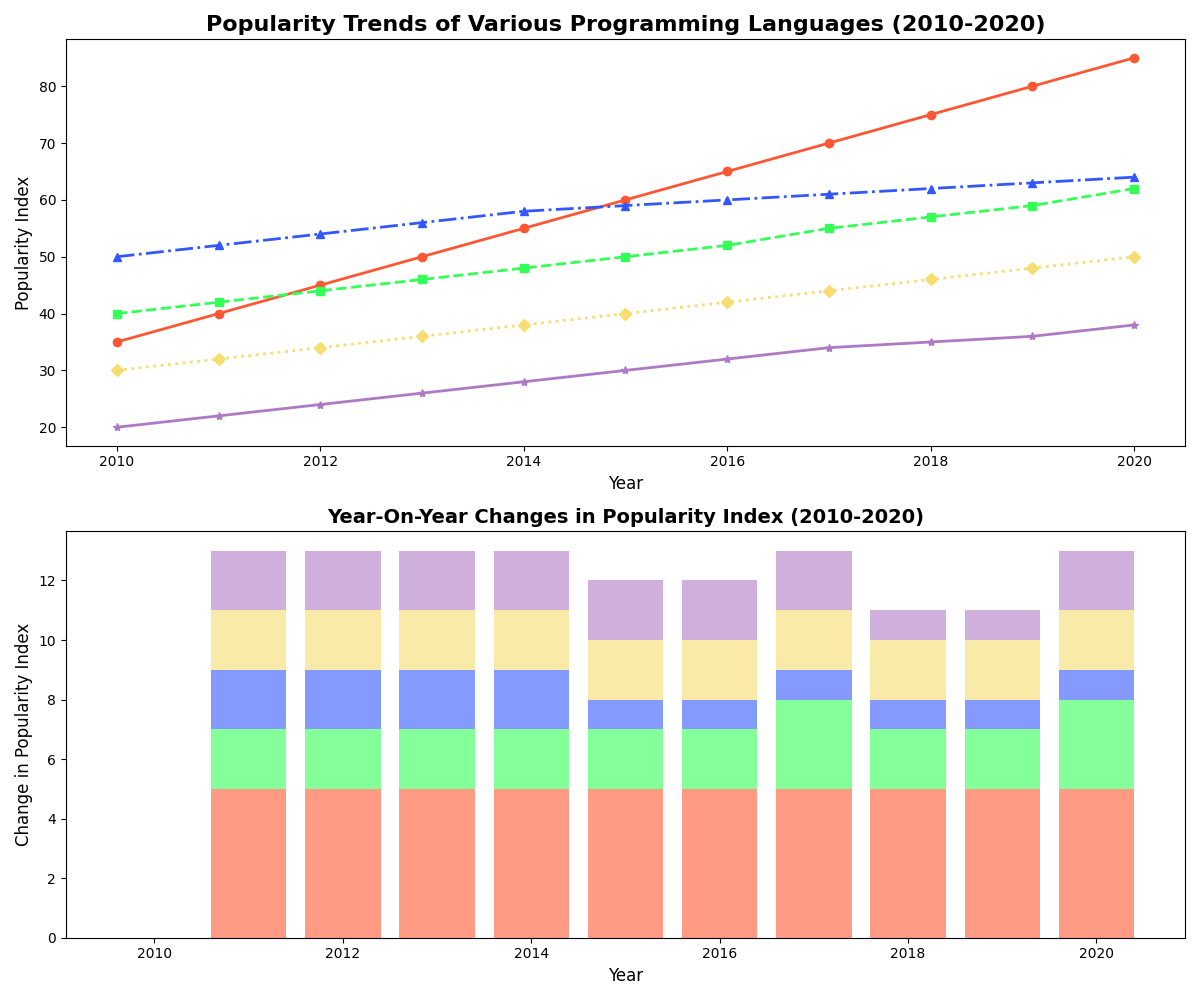

Write the Python code that produced this figure.
import matplotlib.pyplot as plt
import numpy as np

years = np.arange(2010, 2021)

python_popularity = np.array([35, 40, 45, 50, 55, 60, 65, 70, 75, 80, 85])
javascript_popularity = np.array([40, 42, 44, 46, 48, 50, 52, 55, 57, 59, 62])
java_popularity = np.array([50, 52, 54, 56, 58, 59, 60, 61, 62, 63, 64])
csharp_popularity = np.array([30, 32, 34, 36, 38, 40, 42, 44, 46, 48, 50])
ruby_popularity = np.array([20, 22, 24, 26, 28, 30, 32, 34, 35, 36, 38])

fig, axes = plt.subplots(2, 1, figsize=(12, 10))

axes[0].plot(years, python_popularity, color='#FF5733', marker='o', linestyle='-', linewidth=2)
axes[0].plot(years, javascript_popularity, color='#33FF57', marker='s', linestyle='--', linewidth=2)
axes[0].plot(years, java_popularity, color='#3357FF', marker='^', linestyle='-.', linewidth=2)
axes[0].plot(years, csharp_popularity, color='#F7DC6F', marker='D', linestyle=':', linewidth=2)
axes[0].plot(years, ruby_popularity, color='#AF7AC5', marker='*', linestyle='-', linewidth=2)

axes[0].set_title('Popularity Trends of Various Programming Languages (2010-2020)', fontsize=16, fontweight='bold')
axes[0].set_xlabel('Year', fontsize=12)
axes[0].set_ylabel('Popularity Index', fontsize=12)

python_diff = np.diff(python_popularity, prepend=python_popularity[0])
javascript_diff = np.diff(javascript_popularity, prepend=javascript_popularity[0])
java_diff = np.diff(java_popularity, prepend=java_popularity[0])
csharp_diff = np.diff(csharp_popularity, prepend=csharp_popularity[0])
ruby_diff = np.diff(ruby_popularity, prepend=ruby_popularity[0])

axes[1].bar(years, python_diff, color='#FF5733', alpha=0.6)
axes[1].bar(years, javascript_diff, color='#33FF57', alpha=0.6, bottom=python_diff)
axes[1].bar(years, java_diff, color='#3357FF', alpha=0.6, bottom=python_diff + javascript_diff)
axes[1].bar(years, csharp_diff, color='#F7DC6F', alpha=0.6, bottom=python_diff + javascript_diff + java_diff)
axes[1].bar(years, ruby_diff, color='#AF7AC5', alpha=0.6, bottom=python_diff + javascript_diff + java_diff + csharp_diff)

axes[1].set_title('Year-On-Year Changes in Popularity Index (2010-2020)', fontsize=14, fontweight='bold')
axes[1].set_xlabel('Year', fontsize=12)
axes[1].set_ylabel('Change in Popularity Index', fontsize=12)

plt.tight_layout()
plt.show()
